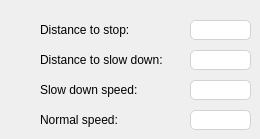
    <widget class="QWidget" name="Platform">
     <attribute name="title">
      <string>Platform</string>
     </attribute>
     <widget class="QLineEdit" name="platform_stop_dist">
      <property name="geometry">
       <rect>
        <x>190</x>
        <y>20</y>
        <width>61</width>
        <height>20</height>
       </rect>
      </property>
      <property name="focusPolicy">
       <enum>Qt::StrongFocus</enum>
      </property>
      <property name="toolTip">
       <string>Subject name</string>
      </property>
      <property name="styleSheet">
       <string notr="true">border: 1px solid lightgray;
border-radius: 5px</string>
      </property>
     </widget>
     <widget class="QLineEdit" name="platform_clear_dist">
      <property name="geometry">
       <rect>
        <x>190</x>
        <y>50</y>
        <width>61</width>
        <height>20</height>
       </rect>
      </property>
      <property name="focusPolicy">
       <enum>Qt::StrongFocus</enum>
      </property>
      <property name="toolTip">
       <string>Subject name</string>
      </property>
      <property name="styleSheet">
       <string notr="true">border: 1px solid lightgray;
border-radius: 5px</string>
      </property>
     </widget>
     <widget class="QLabel" name="label_61">
      <property name="geometry">
       <rect>
        <x>40</x>
        <y>20</y>
        <width>111</width>
        <height>20</height>
       </rect>
      </property>
      <property name="text">
       <string>Distance to stop:</string>
      </property>
     </widget>
     <widget class="QLabel" name="label_62">
      <property name="geometry">
       <rect>
        <x>40</x>
        <y>50</y>
        <width>141</width>
        <height>20</height>
       </rect>
      </property>
      <property name="text">
       <string>Distance to slow down:</string>
      </property>
     </widget>
     <widget class="QLabel" name="label_63">
      <property name="geometry">
       <rect>
        <x>40</x>
        <y>80</y>
        <width>141</width>
        <height>20</height>
       </rect>
      </property>
      <property name="text">
       <string>Slow down speed:</string>
      </property>
     </widget>
     <widget class="QLabel" name="label_64">
      <property name="geometry">
       <rect>
        <x>40</x>
        <y>110</y>
        <width>141</width>
        <height>20</height>
       </rect>
      </property>
      <property name="text">
       <string>Normal speed:</string>
      </property>
     </widget>
     <widget class="QLineEdit" name="platform_slowDownSpeed">
      <property name="geometry">
       <rect>
        <x>190</x>
        <y>80</y>
        <width>61</width>
        <height>20</height>
       </rect>
      </property>
      <property name="focusPolicy">
       <enum>Qt::StrongFocus</enum>
      </property>
      <property name="toolTip">
       <string>Subject name</string>
      </property>
      <property name="styleSheet">
       <string notr="true">border: 1px solid lightgray;
border-radius: 5px</string>
      </property>
     </widget>
     <widget class="QLineEdit" name="platform_normalSpeed">
      <property name="geometry">
       <rect>
        <x>190</x>
        <y>110</y>
        <width>61</width>
        <height>20</height>
       </rect>
      </property>
      <property name="focusPolicy">
       <enum>Qt::StrongFocus</enum>
      </property>
      <property name="toolTip">
       <string>Subject name</string>
      </property>
      <property name="styleSheet">
       <string notr="true">border: 1px solid lightgray;
border-radius: 5px</string>
      </property>
     </widget>
    </widget>
